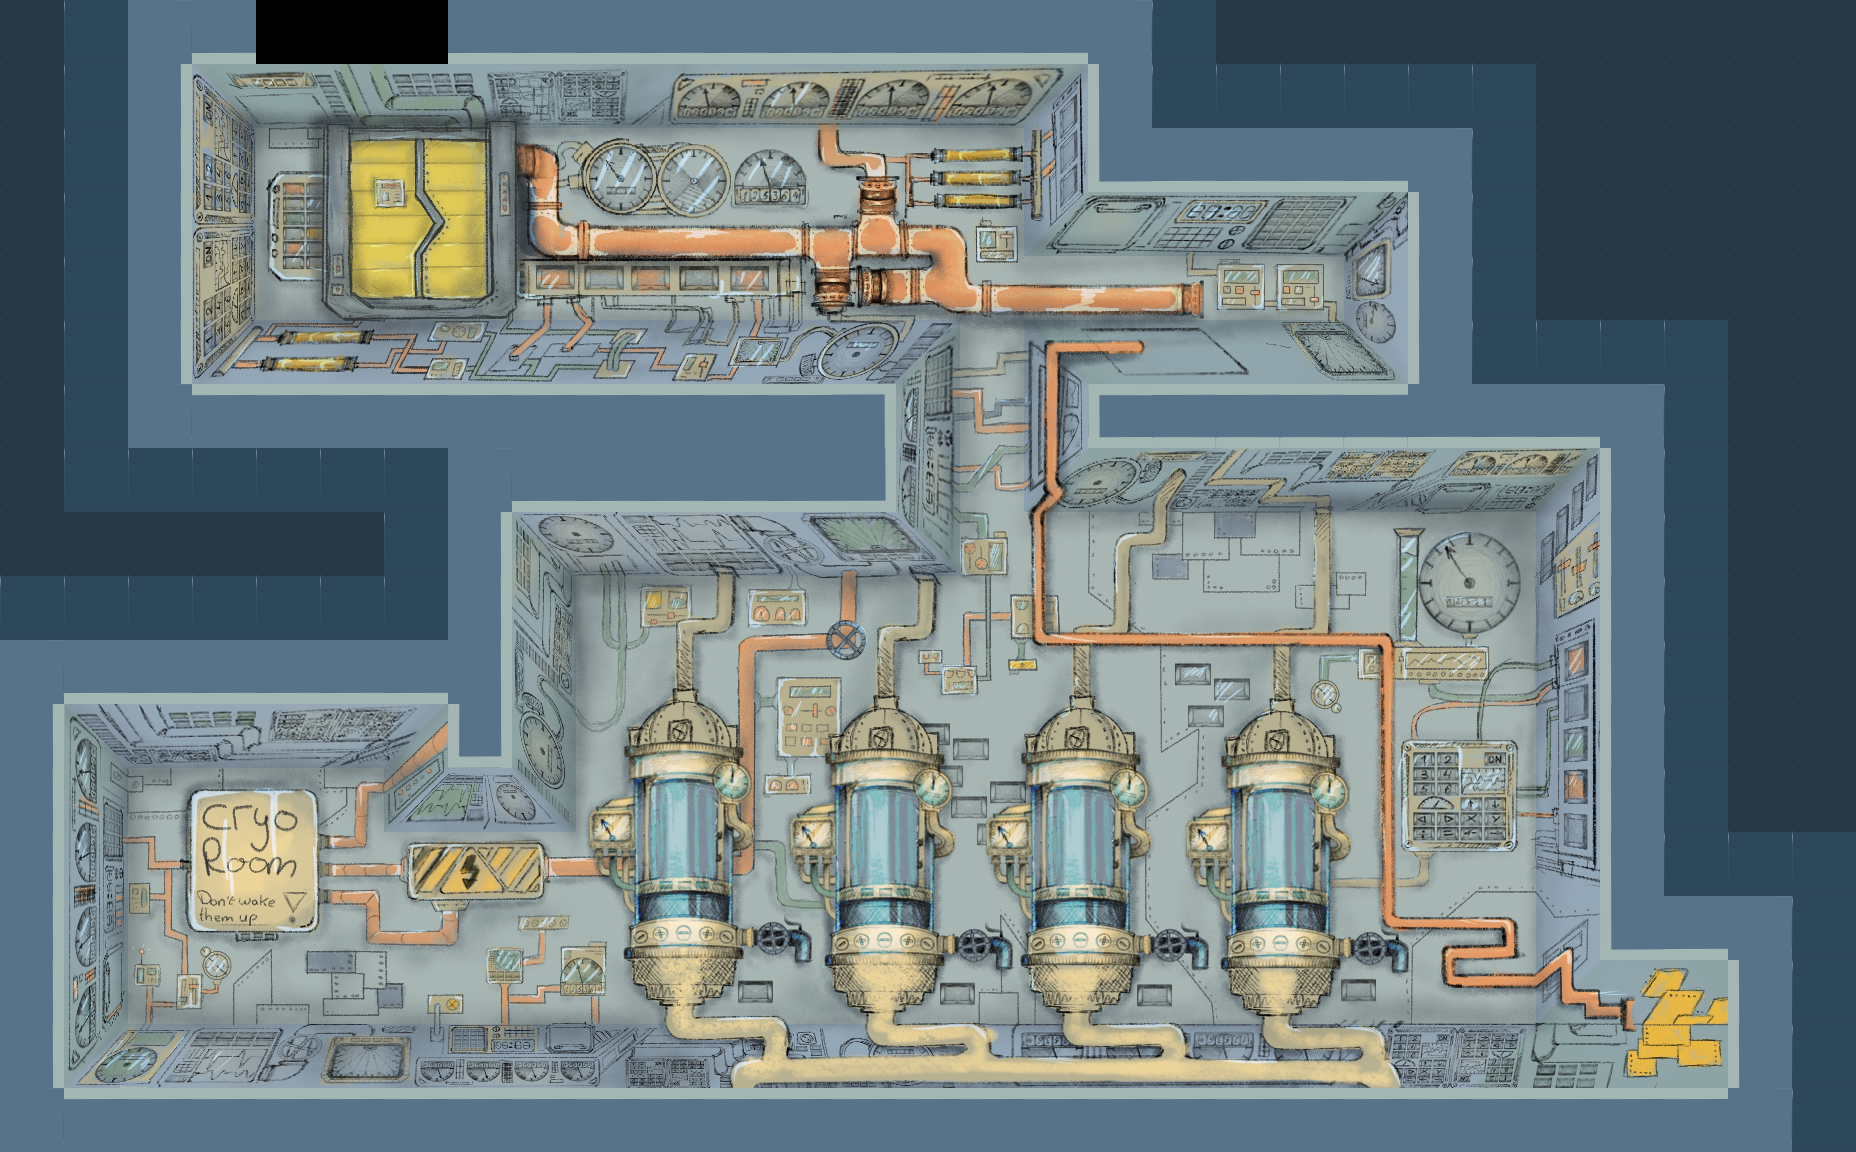

A 2D game scene composited from a Tiled map and its tileset images. What follows is a short description and the map's XML, with every tile layer's data as written:
An orthogonal 29x18 tile map with 64x64 px tiles, 1 tile layer (World), 11 tilesets, 1 image layer and 6 objects (Button, Player, Box, Win, Door, ...).

<map version="1.10" tiledversion="1.10.1" orientation="orthogonal" renderorder="right-down" width="29" height="18" tilewidth="64" tileheight="64" infinite="0" nextlayerid="19" nextobjectid="85">
 <tileset firstgid="1" name="checkers" tilewidth="64" tileheight="64" spacing="48" tilecount="1" columns="1">
  <image source="checkers.png" width="64" height="64" />
 </tileset>
 <tileset firstgid="2" name="triangle" tilewidth="64" tileheight="64" spacing="48" tilecount="1" columns="1">
  <image source="triangle.png" width="64" height="64" />
 </tileset>
 <tileset firstgid="3" name="bluebox" tilewidth="128" tileheight="128" tilecount="1" columns="1">
  <image source="bluebox.png" width="128" height="128" />
 </tileset>
 <tileset firstgid="4" name="orangebox" tilewidth="128" tileheight="128" tilecount="1" columns="1">
  <image source="orangebox.png" width="128" height="128" />
 </tileset>
 <tileset firstgid="5" name="yellowbox" tilewidth="128" tileheight="128" tilecount="1" columns="1">
  <image source="yellowbox.png" width="128" height="128" />
 </tileset>
 <tileset firstgid="6" name="walls" tilewidth="64" tileheight="64" tilecount="4" columns="2">
  <image source="wallpreview.png" width="128" height="128" />
 </tileset>
 <tileset firstgid="10" name="wall_temp" tilewidth="64" tileheight="64" tilecount="8" columns="4">
  <image source="placeholder tileset.png" width="256" height="128" />
 </tileset>
 <tileset firstgid="18" name="button" tilewidth="128" tileheight="128" tilecount="1" columns="1">
  <image source="button-blue.png" width="128" height="128" />
 </tileset>
 <tileset firstgid="19" name="door" tilewidth="192" tileheight="192" tilecount="1" columns="1">
  <image source="DOOR.png" width="192" height="192" />
 </tileset>
 <tileset firstgid="20" name="barrier" tilewidth="64" tileheight="64" tilecount="1" columns="1">
  <image source="project 4 barrier.png" width="64" height="64" />
 </tileset>
 <tileset firstgid="21" name="lever-off" tilewidth="128" tileheight="192" tilecount="1" columns="1">
  <image source="lever-off.png" width="128" height="192" />
 </tileset>
 <imagelayer id="18" name="background" offsetx="64" offsety="64">
  <image source="Level_1_Background.png" width="1664" height="1024" />
 </imagelayer>
 <layer id="11" name="World" class="World" width="29" height="18">
  <data encoding="csv">
17,13,16,3221225483,0,0,0,3221225483,3221225483,3221225483,3221225483,3221225483,3221225483,3221225483,3221225483,3221225483,3221225483,16,13,17,17,17,17,17,17,17,17,17,17,
17,13,2684354571,0,0,0,0,0,0,0,0,0,0,0,0,0,0,1610612747,13,13,13,13,13,13,17,17,17,17,17,
17,13,2684354571,0,0,0,0,0,0,0,0,0,0,0,0,0,0,1610612746,3221225483,3221225483,3221225483,3221225483,16,13,17,17,17,17,17,
17,13,2684354571,0,0,0,0,0,0,0,0,0,0,0,0,0,0,0,0,0,0,0,1610612747,13,17,17,17,17,17,
17,13,2684354571,0,0,0,0,0,0,0,0,0,0,0,0,0,0,0,0,0,0,0,1610612747,13,17,17,17,17,17,
17,13,2684354571,0,0,0,0,0,0,0,0,0,0,0,0,0,0,0,0,0,0,0,1610612747,13,13,13,13,17,17,
17,13,16,11,11,11,11,11,11,11,11,11,11,2684354570,0,0,0,1610612750,12,12,12,12,3221225483,3221225483,3221225483,16,13,17,17,
17,13,13,13,13,13,13,16,3221225483,3221225483,3221225483,3221225483,3221225483,3221225482,0,0,0,0,0,0,0,0,0,0,0,1610612747,13,17,17,
17,17,17,17,17,17,13,2684354571,0,0,0,0,0,0,0,0,0,0,0,0,0,0,0,0,0,1610612747,13,17,17,
13,13,13,13,13,13,13,2684354571,0,0,0,0,0,0,0,0,0,0,0,0,0,0,0,0,0,1610612747,13,17,17,
16,3221225483,3221225483,3221225483,3221225483,3221225483,3221225483,2684354571,0,0,0,0,0,0,0,0,0,0,0,0,0,0,0,0,0,1610612747,13,17,17,
2684354571,0,0,0,0,0,0,3221225486,0,0,0,0,0,0,0,0,0,0,0,0,0,0,0,0,0,1610612747,13,17,17,
2684354571,0,0,0,0,0,0,0,0,0,0,0,0,0,0,0,0,0,0,0,0,0,0,0,0,1610612747,13,17,17,
2684354571,0,0,0,0,0,0,0,0,0,0,0,0,0,0,0,0,0,0,0,0,0,0,0,0,1610612747,13,13,13,
2684354571,0,0,0,0,0,0,0,0,0,0,0,0,0,0,0,0,0,0,0,0,0,0,0,0,1610612746,3221225483,16,13,
2684354571,0,0,0,0,0,0,0,0,0,0,0,0,0,0,0,0,0,0,0,0,0,0,0,0,0,0,1610612747,13,
2684354571,0,0,0,0,0,0,0,0,0,0,0,0,0,0,0,0,0,0,0,0,0,0,0,0,0,0,1610612747,13,
16,11,11,11,11,11,11,11,11,11,11,11,11,11,11,11,11,11,11,11,11,11,11,11,11,11,11,16,13
</data>
 </layer>
 <objectgroup id="14" name="Button">
  <object id="79" type="Button" gid="18" x="1600" y="1088" width="128" height="128" />
 </objectgroup>
 <objectgroup id="5" name="Player" class="Player" opacity="0.99">
  <object id="78" name="Player" type="Player" x="192" y="896" width="128" height="128" />
 </objectgroup>
 <objectgroup id="13" name="Box">
  <object id="77" name="yellowBox" type="Box" gid="5" x="704" y="384" width="128" height="128">
   <properties>
    <property name="Horizontal only" type="bool" value="false" />
    <property name="Vertical only" type="bool" value="false" />
   </properties>
  </object>
 </objectgroup>
 <objectgroup id="15" name="Win" class="Win">
  <object id="83" type="Win" gid="19" x="256" y="64" width="192" height="64">
   <properties>
    <property name="Door is open" type="bool" value="false" />
   </properties>
  </object>
 </objectgroup>
 <objectgroup id="16" name="Gate">
  <object id="81" type="Door" gid="20" x="1088" y="384" width="64" height="192" />
 </objectgroup>
 <objectgroup id="17" name="Lever">
  <object id="84" type="DoorKey" x="1280" y="192" width="128" height="192" />
 </objectgroup>
</map>
